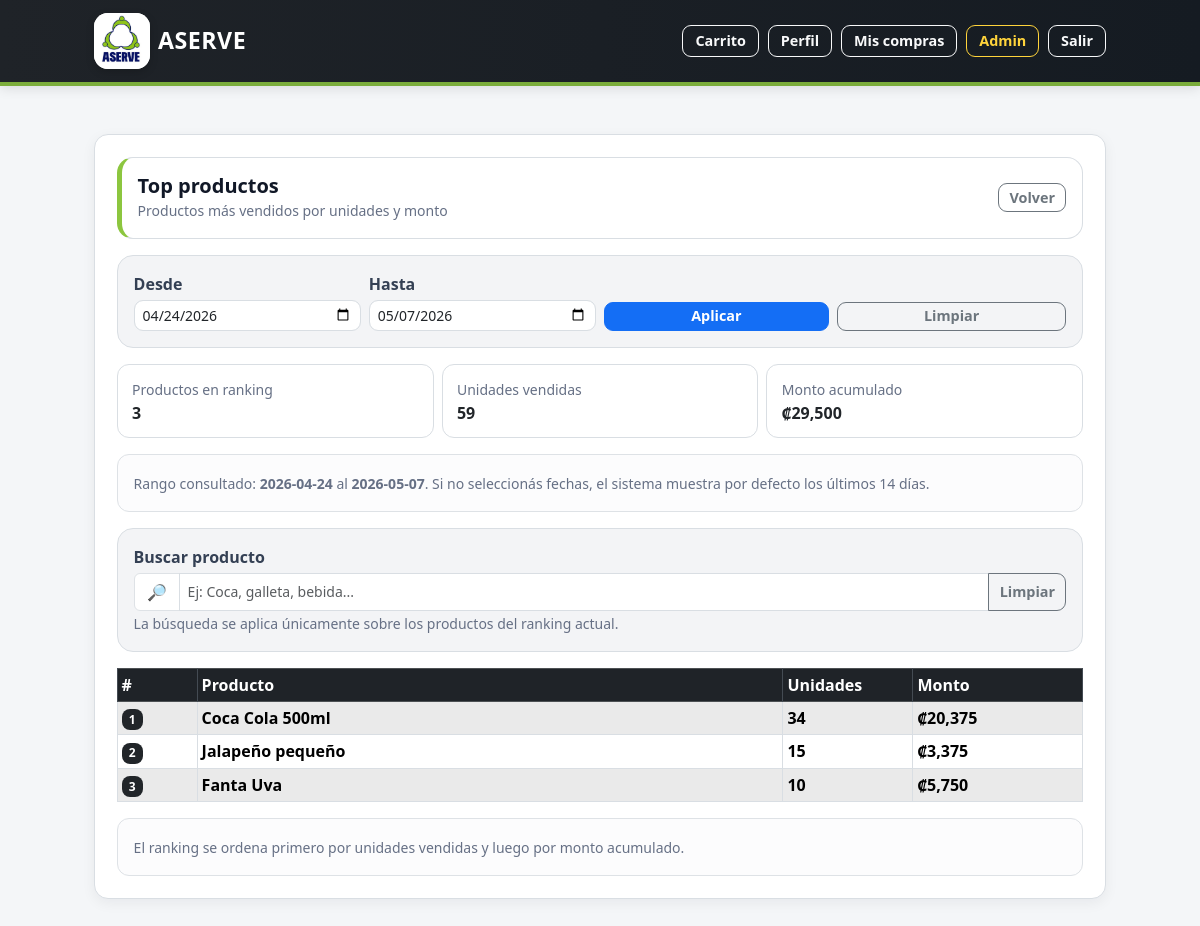
Before: /admin/reports/top-products (signed in) with the older database file.
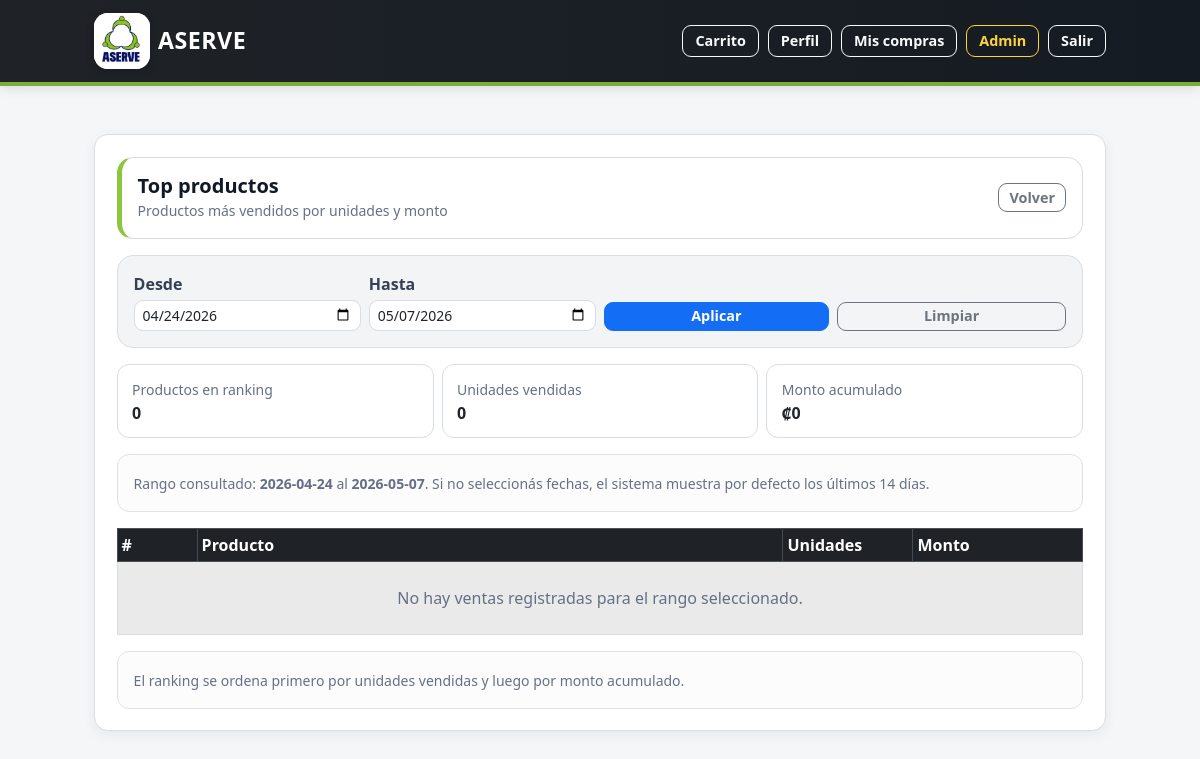
After: the same page with the newer database file.
### tables this page shows
CREATE TABLE products (
    id INTEGER PRIMARY KEY AUTOINCREMENT,
    nombre TEXT NOT NULL,
    precio REAL NOT NULL CHECK (precio >= 0),
    stock INTEGER NOT NULL DEFAULT 0 CHECK (stock >= 0),
    stock_minimo INTEGER NOT NULL DEFAULT 0 CHECK (stock_minimo >= 0),
    image_filename TEXT,
    activo INTEGER NOT NULL DEFAULT 1 CHECK (activo IN (0, 1))
);

### app.py (the view)
@app.route("/admin/reports/top-products")
def admin_report_top_products():
    if "user_id" not in session or session.get("rol") != "admin":
        return redirect(url_for("login"))
    start = (request.args.get("start") or "").strip()
    end = (request.args.get("end") or "").strip()
    hoy = datetime.now().date()
    hace_14 = hoy - timedelta(days=13)
    if not start:
        start = hace_14.strftime("%Y-%m-%d")
    if not end:
        end = hoy.strftime("%Y-%m-%d")
    where = []
    params = []
    where.append("date(o.fecha) >= date(?)")
    params.append(start)
    where.append("date(o.fecha) <= date(?)")
    params.append(end)
    where_sql = "WHERE " + " AND ".join(where)
    db = get_db()
    top = db.execute(
        f"""
        SELECT
            p.id,
            p.nombre,
            SUM(oi.cantidad) AS unidades,
            COALESCE(SUM(oi.cantidad * oi.precio_unitario), 0) AS monto
        FROM order_items oi
        JOIN orders o ON o.id = oi.order_id
        JOIN products p ON p.id = oi.product_id
        {where_sql}
        GROUP BY p.id, p.nombre
        ORDER BY unidades DESC, monto DESC
        LIMIT 20
        """,
        params
    ).fetchall()
    return render_template(
        "admin_report_top_products.html",
        start=start,
        end=end,
        top=top
    )

### app.py (called while the page is built)
@app.template_filter("crc")
def format_crc(value):
    try:
        return f"₡{float(value):,.0f}"
    except (TypeError, ValueError):
        return "₡0"

def get_db():
    if "db" not in g:
        db_folder = os.path.dirname(app.config["DATABASE"])
        os.makedirs(db_folder, exist_ok=True)
        g.db = sqlite3.connect(app.config["DATABASE"])
        g.db.row_factory = sqlite3.Row
    return g.db

@app.before_request
def proteger_acceso_global():
    endpoint = request.endpoint
    if endpoint is None:
        return None
    rutas_publicas = {
        "login",
        "static"
    }
    if endpoint in rutas_publicas:
        return None
    if "user_id" not in session:
        flash("Debes iniciar sesión para acceder a ASERVE.", "warning")
        return redirect(url_for("login"))
    rutas_password_temporal = {
        "cambiar_password_temporal",
        "logout",
        "static"
    }
    if session.get("password_temporal") == 1:
        if endpoint not in rutas_password_temporal:
            flash("Debes cambiar tu contraseña temporal antes de continuar.", "warning")
            return redirect(url_for("cambiar_password_temporal"))
    return None

### templates/admin_report_top_products.html (shortened to what the changed rows need)
{% extends "base.html" %}
{% block content %}
<div class="card shadow-sm">
  <div class="card-body">
    {% set total_productos = top|length %}
    {% set total_unidades = top|sum(attribute='unidades') %}
    {% set total_monto = top|sum(attribute='monto') %}
    <div class="row g-2 mb-3">
      <div class="col-12 col-md-4">
        <div class="admin-top-products-summary-box">
          <small class="text-muted">Productos en ranking</small>
          <div class="fw-bold">
            {{ total_productos }}
          </div>
        </div>
      </div>
      <div class="col-12 col-md-4">
        <div class="admin-top-products-summary-box">
          <small class="text-muted">Unidades vendidas</small>
          <div class="fw-bold">
            {{ total_unidades }}
          </div>
        </div>
      </div>
      <div class="col-12 col-md-4">
        <div class="admin-top-products-summary-box">
          <small class="text-muted">Monto acumulado</small>
          <div class="fw-bold">
            {{ total_monto|crc }}
          </div>
        </div>
      </div>
    </div>
    {% if top %}
    <div class="admin-top-products-search mb-3">
      <label class="form-label mb-1">Buscar producto</label>
      <div class="input-group">
        <span class="input-group-text bg-white">
          🔎
        </span>
        <input
          id="topProductSearch"
          type="text"
          class="form-control form-control-sm"
          placeholder="Ej: Coca, galleta, bebida..."
          autocomplete="off"
        >
        <button
          class="btn btn-outline-secondary btn-sm"
          type="button"
          id="topProductClearSearch">
          Limpiar
        </button>
      </div>
      <small class="text-muted">
        La búsqueda se aplica únicamente sobre los productos del ranking actual.
      </small>
    </div>
    {% endif %}
    <div class="table-responsive d-none d-md-block">
      <table class="table table-sm table-bordered table-striped align-middle mb-0">
        <thead class="table-dark">
          <tr>
            <th style="width: 80px;">#</th>
            <th>Producto</th>
            <th style="width: 130px;">Unidades</th>
            <th style="width: 170px;">Monto</th>
          </tr>
        </thead>
        <tbody>
          {% for p in top %}
          <tr class="top-product-item"
              data-search="{{ p.nombre|lower }}">
            <td>
              <span class="badge bg-dark">
                {{ loop.index }}
              </span>
            </td>
            <td>
              <div class="fw-semibold">
                {{ p.nombre }}
              </div>
            </td>
            <td>
              <b>{{ p.unidades }}</b>
            </td>
            <td>
              <b>{{ p.monto|crc }}</b>
            </td>
          </tr>
          {% else %}
          <tr>
            <td colspan="4" class="text-center text-muted py-4">
              No hay ventas registradas para el rango seleccionado.
            </td>
          </tr>
          {% endfor %}
        </tbody>
      </table>
    </div>
  </div>
</div>
{% endblock %}

Changed rows visible on the page:
removed products: nombre "Coca Cola 500ml", unidades "34", monto|crc "₡20,375"
removed products: nombre "Jalapeño pequeño", unidades "15", monto|crc "₡3,375"
removed products: nombre "Fanta Uva", unidades "10", monto|crc "₡5,750"
Other visible differences:
{{ total_productos }}: "3" → "0"
{{ total_unidades }}: "59" → "0"
{{ total_monto|crc }}: "₡29,500" → "₡0"
text no longer shown: "Buscar producto 🔎 Limpiar La búsqueda se aplica únicamente sobre los productos del ranking actual."
text now shown: "No hay ventas registradas para el rango seleccionado."
